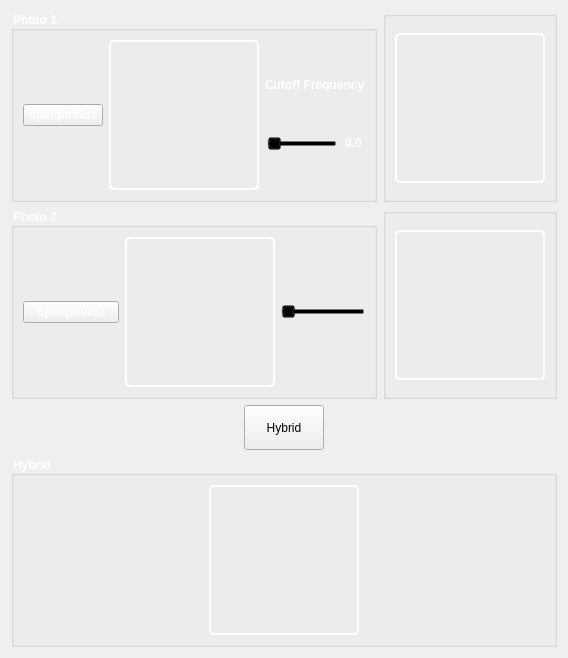
          <widget class="QWidget" name="tab_2">
           <attribute name="title">
            <string>Hybrid</string>
           </attribute>
           <layout class="QVBoxLayout" name="verticalLayout_25">
            <item>
             <layout class="QHBoxLayout" name="horizontalLayout_21">
              <item>
               <layout class="QVBoxLayout" name="verticalLayout_20">
                <item>
                 <layout class="QVBoxLayout" name="verticalLayout_18">
                  <item>
                   <widget class="QGroupBox" name="groupBox">
                    <property name="styleSheet">
                     <string notr="true">color: white;
font: bold;</string>
                    </property>
                    <property name="title">
                     <string>Photo 1</string>
                    </property>
                    <layout class="QHBoxLayout" name="horizontalLayout_30">
                     <item>
                      <widget class="QPushButton" name="op_photo1">
                       <property name="text">
                        <string>openphoto1</string>
                       </property>
                      </widget>
                     </item>
                     <item>
                      <widget class="QGraphicsView" name="graphicsView_11">
                       <property name="sizePolicy">
                        <sizepolicy hsizetype="Fixed" vsizetype="Fixed">
                         <horstretch>0</horstretch>
                         <verstretch>0</verstretch>
                        </sizepolicy>
                       </property>
                       <property name="minimumSize">
                        <size>
                         <width>150</width>
                         <height>150</height>
                        </size>
                       </property>
                       <property name="maximumSize">
                        <size>
                         <width>150</width>
                         <height>150</height>
                        </size>
                       </property>
                       <property name="styleSheet">
                        <string notr="true">QFrame {
    border: 2px solid white;
    border-radius: 5px; /* Optional: Add border radius for rounded corners */
	background: transparent;
}</string>
                       </property>
                      </widget>
                     </item>
                     <item>
                      <layout class="QVBoxLayout" name="verticalLayout_33">
                       <item>
                        <widget class="QLabel" name="label_28">
                         <property name="sizePolicy">
                          <sizepolicy hsizetype="Fixed" vsizetype="Fixed">
                           <horstretch>0</horstretch>
                           <verstretch>0</verstretch>
                          </sizepolicy>
                         </property>
                         <property name="styleSheet">
                          <string notr="true">background: transparent;
font: bold;</string>
                         </property>
                         <property name="text">
                          <string>Cutoff Frequency</string>
                         </property>
                        </widget>
                       </item>
                       <item>
                        <layout class="QHBoxLayout" name="horizontalLayout_12">
                         <item>
                          <widget class="QSlider" name="freq_1">
                           <property name="sizePolicy">
                            <sizepolicy hsizetype="Fixed" vsizetype="Fixed">
                             <horstretch>0</horstretch>
                             <verstretch>0</verstretch>
                            </sizepolicy>
                           </property>
                           <property name="minimumSize">
                            <size>
                             <width>70</width>
                             <height>0</height>
                            </size>
                           </property>
                           <property name="maximumSize">
                            <size>
                             <width>70</width>
                             <height>16777215</height>
                            </size>
                           </property>
                           <property name="styleSheet">
                            <string notr="true">background: transparent;
font: bold;</string>
                           </property>
                           <property name="orientation">
                            <enum>Qt::Horizontal</enum>
                           </property>
                          </widget>
                         </item>
                         <item>
                          <widget class="QLabel" name="label_11">
                           <property name="sizePolicy">
                            <sizepolicy hsizetype="Fixed" vsizetype="Fixed">
                             <horstretch>0</horstretch>
                             <verstretch>0</verstretch>
                            </sizepolicy>
                           </property>
                           <property name="styleSheet">
                            <string notr="true">background: transparent;
font: bold;</string>
                           </property>
                           <property name="text">
                            <string>0.0</string>
                           </property>
                          </widget>
                         </item>
                        </layout>
                       </item>
                      </layout>
                     </item>
                    </layout>
                   </widget>
                  </item>
                  <item>
                   <widget class="QGroupBox" name="groupBox_2">
                    <property name="styleSheet">
                     <string notr="true">color: white;
font: bold;</string>
                    </property>
                    <property name="title">
                     <string>Photo 2</string>
                    </property>
                    <layout class="QHBoxLayout" name="horizontalLayout_31">
                     <item>
                      <widget class="QPushButton" name="op_photo2">
                       <property name="text">
                        <string>openphoto2</string>
                       </property>
                      </widget>
                     </item>
                     <item>
                      <widget class="QGraphicsView" name="graphicsView_12">
                       <property name="sizePolicy">
                        <sizepolicy hsizetype="Fixed" vsizetype="Fixed">
                         <horstretch>0</horstretch>
                         <verstretch>0</verstretch>
                        </sizepolicy>
                       </property>
                       <property name="minimumSize">
                        <size>
                         <width>150</width>
                         <height>150</height>
                        </size>
                       </property>
                       <property name="maximumSize">
                        <size>
                         <width>150</width>
                         <height>150</height>
                        </size>
                       </property>
                       <property name="styleSheet">
                        <string notr="true">QFrame {
    border: 2px solid white;
    border-radius: 5px; /* Optional: Add border radius for rounded corners */
	background: transparent;
}</string>
                       </property>
                      </widget>
                     </item>
                     <item>
                      <layout class="QHBoxLayout" name="horizontalLayout_20">
                       <item>
                        <widget class="QSlider" name="freq2">
                         <property name="sizePolicy">
                          <sizepolicy hsizetype="Fixed" vsizetype="Fixed">
                           <horstretch>0</horstretch>
                           <verstretch>0</verstretch>
                          </sizepolicy>
                         </property>
                         <property name="styleSheet">
                          <string notr="true">background: transparent;
font: bold;</string>
                         </property>
                         <property name="orientation">
                          <enum>Qt::Horizontal</enum>
                         </property>
                        </widget>
                       </item>
                      </layout>
                     </item>
                    </layout>
                   </widget>
                  </item>
                 </layout>
                </item>
               </layout>
              </item>
              <item>
               <layout class="QVBoxLayout" name="verticalLayout_21">
                <item>
                 <widget class="QGroupBox" name="groupBox_5">
                  <property name="styleSheet">
                   <string notr="true">color: white;
font: bold;</string>
                  </property>
                  <property name="title">
                   <string/>
                  </property>
                  <layout class="QHBoxLayout" name="horizontalLayout_19">
                   <item>
                    <widget class="QGraphicsView" name="graphicsView_13">
                     <property name="sizePolicy">
                      <sizepolicy hsizetype="Fixed" vsizetype="Fixed">
                       <horstretch>0</horstretch>
                       <verstretch>0</verstretch>
                      </sizepolicy>
                     </property>
                     <property name="minimumSize">
                      <size>
                       <width>150</width>
                       <height>150</height>
                      </size>
                     </property>
                     <property name="maximumSize">
                      <size>
                       <width>150</width>
                       <height>150</height>
                      </size>
                     </property>
                     <property name="styleSheet">
                      <string notr="true">QFrame {
    border: 2px solid white;
    border-radius: 5px; /* Optional: Add border radius for rounded corners */
	background: transparent;
}</string>
                     </property>
                    </widget>
                   </item>
                  </layout>
                 </widget>
                </item>
                <item>
                 <widget class="QGroupBox" name="groupBox_6">
                  <property name="styleSheet">
                   <string notr="true">color: white;
font: bold;</string>
                  </property>
                  <property name="title">
                   <string/>
                  </property>
                  <layout class="QHBoxLayout" name="horizontalLayout_32">
                   <item>
                    <widget class="QGraphicsView" name="graphicsView_14">
                     <property name="sizePolicy">
                      <sizepolicy hsizetype="Fixed" vsizetype="Fixed">
                       <horstretch>0</horstretch>
                       <verstretch>0</verstretch>
                      </sizepolicy>
                     </property>
                     <property name="minimumSize">
                      <size>
                       <width>150</width>
                       <height>150</height>
                      </size>
                     </property>
                     <property name="maximumSize">
                      <size>
                       <width>150</width>
                       <height>150</height>
                      </size>
                     </property>
                     <property name="styleSheet">
                      <string notr="true">QFrame {
    border: 2px solid white;
    border-radius: 5px; /* Optional: Add border radius for rounded corners */
	background: transparent;
}</string>
                     </property>
                    </widget>
                   </item>
                  </layout>
                 </widget>
                </item>
               </layout>
              </item>
             </layout>
            </item>
            <item>
             <layout class="QHBoxLayout" name="horizontalLayout_35">
              <item>
               <widget class="QPushButton" name="btn_hybrid">
                <property name="sizePolicy">
                 <sizepolicy hsizetype="Fixed" vsizetype="Fixed">
                  <horstretch>45</horstretch>
                  <verstretch>45</verstretch>
                 </sizepolicy>
                </property>
                <property name="minimumSize">
                 <size>
                  <width>45</width>
                  <height>45</height>
                 </size>
                </property>
                <property name="text">
                 <string>Hybrid</string>
                </property>
                <property name="icon">
                 <iconset>
                  <normaloff>Images/Rotate.png</normaloff>Images/Rotate.png</iconset>
                </property>
               </widget>
              </item>
             </layout>
            </item>
            <item>
             <layout class="QVBoxLayout" name="verticalLayout_24">
              <item>
               <widget class="QGroupBox" name="groupBox_7">
                <property name="styleSheet">
                 <string notr="true">color: white;
font: bold;</string>
                </property>
                <property name="title">
                 <string>Hybrid</string>
                </property>
                <layout class="QHBoxLayout" name="horizontalLayout_33">
                 <item>
                  <widget class="QGraphicsView" name="graphicsView_7">
                   <property name="sizePolicy">
                    <sizepolicy hsizetype="Fixed" vsizetype="Fixed">
                     <horstretch>0</horstretch>
                     <verstretch>0</verstretch>
                    </sizepolicy>
                   </property>
                   <property name="minimumSize">
                    <size>
                     <width>150</width>
                     <height>150</height>
                    </size>
                   </property>
                   <property name="maximumSize">
                    <size>
                     <width>150</width>
                     <height>150</height>
                    </size>
                   </property>
                   <property name="styleSheet">
                    <string notr="true">QFrame {
    border: 2px solid white;
    border-radius: 5px; /* Optional: Add border radius for rounded corners */
	background: transparent;
}</string>
                   </property>
                  </widget>
                 </item>
                </layout>
               </widget>
              </item>
             </layout>
            </item>
           </layout>
          </widget>
